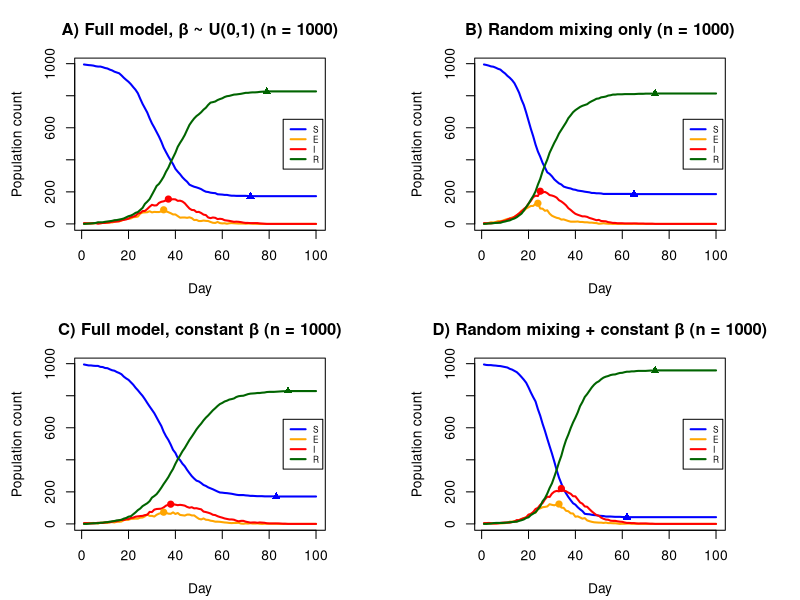

The R script that drew this image:
###########################################################
####proj2 - Group 33 - Extended Statistical Programming ###
#### Group members as below ################################
#### Shuo Li (s2795688), Zhe Zhu (s2841606), Antrea Filippou (s2766374)
#### Contributions as below ################################
#### Shuo Li: get.net; nseir (34%) #########################
#### Zhe Zhu: nseir; plot nseir (33%) ######################
#### Antrea Filippou: h; scenarios (33%) ###################
############################################################

## Code to simulate epidemic dynamics using a social-structured SEIR model.
## The challenge is to extend the basic SEIR model by introducing 
## realistic social structures into how infections spread.
## In the basic SEIR model, people are assumed to infect each other completely at random. 
## Here we assume that people live in households and also have their own regular contact
## networks, reflecting relatively fixed social interactions like households, workplaces, and friend groups.
## Note that n people are uniformly distributed into household of sizes between 1 and hmax=5.
## Mathematically, there are n people each in one of the following four states: 
## Susceptible (S), Exposed (E), Infectious (I), or Recovered (R).
## Transitions between these states occur with the following daily probabilities:
## S → E : as a result of infection by someone in state I. Several ways for a person i in State I to
##   infect a person j in state S:
##   1. Within-household infection occurs with a daily probability αh of person i infecting j.
##   2. Regular contact network based infection occurs with a daily probability αc of i infecting j.
##   3. Random background infection occurs with probability αr * nc * (β_i * β_j) /
##      (mean(β)^2 * (n - 1)), where βi represents 'sociability' (infectiousness) parameter for the ith person
##      and nc is the average number of contacts per person.
## E → I : with daily probability γ (infection incubation rate)
## I → R : with daily probability δ (recovery rate)
## The aim is to investigate how incorporating social structure changes 
## epidemic dynamic compared to purely random mixing.

hmax <- 5  ## use household size maximum to be 5 by default 
n <- 1000  ## our code work with any population sizes, here we test and develop with n=1,000

h <- rep(  ## repeat household IDs
  seq_along(household_sizes <- sample(1:hmax, ceiling(n/mean(1:hmax)), replace = TRUE)),  
## sample from an integer sequence ranging from 1 to hmax =5 to generate a vector 
## representing the household sizes. Repeated selection is allowed in sampling 
## to ensure the uniform distribution of household sizes.
  household_sizes  ## repeat IDs according to household size
)[1:n]  ## trim vector to length n

get.net <- function(beta, h, nc = 15) {  
## function to generate regular contact network
## please note that people in the same household are excluded from such contacts. 
## beta is the n vector of β_i value for each person
## nc is the average number of contacts per person
  n <- length(beta)  ## total number of individuals
  if (n < 2L) return(vector("list", n))  ## return empty list if less than 2 people
  beta_bar <- mean(beta)  ## mean sociability (infectivity) parameter
  constant_factor <- nc / (beta_bar^2 * (n - 1))  ## constant factor for exact pairwise probability: Pr_ij = cst * β_i * β_j.Note: (n-1) because each person can link to n-1 others (excluding themselves)
  alink <- vector("list", n)  ## initialize adjacency list
  
  H_ids <- unique(h)  ## unique household IDs
  HH <- vector("list", length(H_ids))  ## list to hold household members
  names(HH) <- as.character(H_ids)  ## name each list element by household ID
  for (hid in H_ids) {   ## loop over each household
    HH[[as.character(hid)]] <- which(h == hid)  ## store indices of household members
  }
  
  for (i in 1:(n - 1)) {  ## loop over individuals except last
    js <- (i + 1):n   ## potential partners to avoid duplicates
    hid <- h[i]  ## get household ID of i
    hh_members <- HH[[as.character(hid)]]  ## get members of i's household
    js <- setdiff(js, hh_members)  ## exclude same household members 
    if (length(js) == 0) next  ## skip if no partners left
    
    p <- constant_factor * beta[i] * beta[js] ## compute link probabilities
    p[p < 0] <- 0  ## ensure probabilities >= 0
    p[p > 1] <- 1  ## ensure probabilities <= 1
    
    u <- runif(length(js))  ## draw uniform random numbers
    keep <- which(u < p)  ## keep edges where u < probability
    
    if (length(keep)) {  ## if any edges are kept
      neighbours <- js[keep]   ## get connected neighbours indices for i
      alink[[i]] <- c(alink[[i]], neighbours)  ## add neighbours to i's adjacency list
      for (j in neighbours) alink[[j]] <- c(alink[[j]], i) ## symmetrically add i to each neighbor's adjacency list
    }
  }
  
  for (i in seq_len(n)) {  ## loop to clean adjacency list
    if (length(alink[[i]]) > 1)  ## only if person has multiple neighbors
      alink[[i]] <- sort(unique(alink[[i]]))  ## remove duplicates and sort
  }
  
  return(alink) ## return adjacency list
}

nseir <- function(beta, h, alink, ## infection rates, household memberships, and regular contacts
                  alpha = c(0.1, 0.01, 0.01), ## infection (household, network, random)
                  delta = 0.2, ## daily probability of recovery
                  gamma = 0.4, ## daily probability of becoming infectious, incubation probability
                  nc = 15, ## average number of contacts per person
                  nt = 100, ## number of days
                  pinf = 0.005, ## proportion of the initial population to randomly start in the I state 
                  seed = NULL, ## optional RNG seed for reproducibility
                  exact_random = FALSE ## if TRUE compute exact random-product (slower)
) {
## This function simulates an SEIR epidemic model with household, regular contact network and random mixing. 
## It tracks transitions between S, E, I, and R states over nt days for a population with given beta, h, and alink.
## The model includes infection spread through household, regular network, and random contacts 
## with respective strengths alpha, and accounts for daily infection, exposure, and 
## recovery probabilities (gamma, delta). It returns a list containing daily totals 
## of S, E, I, R, and the time vector t.
  if (!is.null(seed)) set.seed(seed) ## set RNG seed if provided
  
  n <- length(beta) ## total number of individuals            
  if (!is.numeric(beta) || n < 1) stop("beta must be a non-empty numeric vector")
  if (length(h) != n) stop("h must be same length as beta")
  if (!is.list(alink) || length(alink) != n) stop("alink must be a list of length n")
  if (!is.numeric(alpha) || length(alpha) < 3) stop("alpha must be numeric length >= 3")
  
  S_CODE <- 1L; E_CODE <- 2L; I_CODE <- 3L; R_CODE <- 4L ## codes for states
  
  state <- rep.int(S_CODE, n) ## initial state: all susceptible
  nI0 <- max(1L, round(pinf * n)) ## compute initial infectious count
  initI <- sample.int(n, size = nI0, replace = FALSE) 
  state[initI] <- I_CODE ## set initial infections      
  
  H_ids <- unique(h) ## unique household IDs
  HH <- vector("list", length(H_ids)) ## initialize household membership list
  names(HH) <- as.character(H_ids) ## name elements by household ID
  for (hid in H_ids) HH[[as.character(hid)]] <- which(h == hid) ## store household members
  
  S_daily <- integer(nt) ## initialize daily susceptible counts
  E_daily <- integer(nt) ## initialize daily exposed counts
  I_daily <- integer(nt) ## initialize daily infectious counts
  R_daily <- integer(nt) ## initialize daily recovered counts
  tvec <- seq_len(nt) ## vector of time steps
  
  beta_bar <- mean(beta) ## mean sociability
  if (beta_bar <= 0) stop("mean(beta) must be positive")
  constant_mix <- alpha[3] * nc / (beta_bar^2 * (n - 1)) ## constant for random mixing
  
  for (tt in tvec) { ## record current counts at day start
    S_daily[tt] <- sum(state == S_CODE)  ## count susceptible individuals
    E_daily[tt] <- sum(state == E_CODE)  ## count exposed individuals
    I_daily[tt] <- sum(state == I_CODE)  ## count infectious individuals
    R_daily[tt] <- sum(state == R_CODE)  ## count recovered individuals
    
    indS <- which(state == S_CODE) ## indices of susceptible individuals
    indE <- which(state == E_CODE) ## indices of exposed individuals
    indI <- which(state == I_CODE) ## indices of infectious individuals
    
    ## Compute S -> E based on day-start infected individuals
    if (length(indS) > 0 && length(indI) > 0) {  ## only if there are both S and I individuals
      I_tab <- table(h[indI])  ## count number of infectious individuals per household
      I_in_S_hh <- as.integer(I_tab[as.character(h[indS])])  ## map infected count to susceptibles’ households
      I_in_S_hh[is.na(I_in_S_hh)] <- 0  ## replace NA with 0 if no infected in that household
      P_avoid_hh <- (1 - alpha[1]) ^ I_in_S_hh  ## probability of avoiding infection from household infected individuals
      
      ## Regular Contact Network
      inf_flag <- logical(n); inf_flag[indI] <- TRUE  ## logical flag vector marking currently infectious individuals
      
      ## extract each susceptible’s list of network contacts
      network_lists <- alink[indS]  ## alink provides adjacency lists for all individuals
      
      ## count the number of infectious contacts for each susceptible individual
      ## vapply is used instead of sapply to enforce integer output and ensure performance
      if (length(network_lists) > 0L) {
        count_I_network <- vapply(network_lists, function(net) {  ## iterate over each susceptible’s contact list
          if (length(net) == 0L) return(0L)  ## if the person has no network contacts, count = 0
          sum(inf_flag[net])  ## count how many of their contacts are infectious
        }, integer(1))
      } else {
        count_I_network <- integer(0)  ## if there are no susceptible individuals, create empty vector
      }
      
      P_avoid_network <- (1 - alpha[2]) ^ count_I_network  ## each infectious contact contributes multiplicatively to infection risk
      
      sum_beta_I <- sum(beta[indI]) ## total infectivity across all infectious individuals
      if (sum_beta_I == 0) {
        P_avoid_rand <- rep(1, length(indS)) ## no infectiousness => avoid prob = 1
      } else {
        if (!exact_random) {
          ## approximation: avoid probability = exp(- constant_mix * beta_j * sum_beta_I)
          P_avoid_rand <- exp(- constant_mix * beta[indS] * sum_beta_I)  ## compute exponential approximation
          P_avoid_rand[P_avoid_rand < 0] <- 0  ## ensure values are not below 0
          P_avoid_rand[P_avoid_rand > 1] <- 1  ## ensure values are not above 1
        } else {
          ## exact calculation: product over all infectious individuals
          P_avoid_rand <- numeric(length(indS)) ## initialize vector
          for (k in seq_along(indS)) {  ## loop through susceptibles
            j <- indS[k]  ## index of the susceptible
            pij <- constant_mix * beta[indI] * beta[j]  ## compute pairwise infection probabilities
            pij[pij > 1] <- 1  ## cap probabilities at 1
            if (any(pij >= 1)) {
              P_avoid_rand[k] <- 0  ## if any p_ij=1, infection is certain
            } else {
              P_avoid_rand[k] <- exp(sum(log1p(-pij)))  ## compute product of (1 - p_ij)
            }
          }
        }
      }
      
      P_avoid_all <- P_avoid_hh * P_avoid_network * P_avoid_rand  ## combine independent avoidance probabilities
      P_infect <- 1 - P_avoid_all  ## overall infection probability for each susceptible
      
      ## perform Bernoulli draws for S->E
      draws_SE <- runif(length(indS)) < P_infect ## random draws for S→E transitions
      newE <- indS[draws_SE] ## susceptibles becoming exposed today
    } else {
      newE <- integer(0) ## no new exposures if no S or no I
    }
    
    ## Compute E -> I (progression)
    if (length(indE) > 0) { ## if there are any exposed individuals today
      draws_EI <- runif(length(indE)) < gamma ## draw a random number to determine if they progress to infectious state
      newI_fromE <- indE[draws_EI] ## select indices of exposed individuals who become infectious today
    } else {
      newI_fromE <- integer(0) ## if no exposed individuals exist, no new infectious individuals will appear
    }
    
    ## Compute I -> R (recoveries)
    if (length(indI) > 0) { ## if there are any infectious individuals today
      draws_IR <- runif(length(indI)) < delta ## draw a random number to determine if they recover today
      newR <- indI[draws_IR] ## select indices of infectious individuals who recover today
    } else {
      newR <- integer(0) ## if no infectious individuals exist, no new recoveries will occur
    }
    
    ## Updates (based on day-start indices)
    ## Please note that updates are based on day-start sets so newly created categories do not act immediately
    if (length(newE) > 0) state[newE] <- E_CODE ## update new exposures
    if (length(newI_fromE) > 0) state[newI_fromE] <- I_CODE ## update new infectious individuals
    if (length(newR) > 0) state[newR] <- R_CODE ## update new recoveries
    ## move to next day
  } 
  
  return(list(S = S_daily, E = E_daily, I = I_daily, R = R_daily, t = tvec)) ## return daily time series (counts at day starts)
}

plot_nseir <- function(sim, main = "SEIR Simulation", n = NULL) {
  ## Plot SEIR dynamics for a single simulation result.
  ## Optionally display sample size n in the title.
  
  stopifnot(all(c("S","E","I","R","t") %in% names(sim)))  ## Ensure input has all SEIR components
  mat <- cbind(S = sim$S, E = sim$E, I = sim$I, R = sim$R)  ## Combine S, E, I, R into a single matrix for plotting
  
  op <- par(mar = c(4.2, 4.5, 3.5, 4.5))  ## Set plot margins (bottom, left, top, right)
  on.exit(par(op))  ## Restore previous plotting parameters after execution
  
  cols <- c("blue", "orange", "red", "darkgreen")  ## Define colors for S, E, I, R curves
  matplot(sim$t, mat, type = "l", lwd = 2, col = cols, lty = 1,  ## Draw all four trajectories
          xlab = "Day", ylab = "Population count",  ## Label axes
          main = if (!is.null(n)) paste0(main, " (n = ", n, ")") else main)  ## Add n to title if given
  
  legend("right", inset = 0.01, lwd = 2, col = cols, lty = 1,  ## Add legend to distinguish S/E/I/R
         legend = c("S","E","I","R"), bg = "white", cex = 0.6)  ## Set legend style and font size
  
  peaks <- list(
    E = c(x = sim$t[which.max(sim$E)], y = max(sim$E)),  ## Find peak time and value for Exposed
    I = c(x = sim$t[which.max(sim$I)], y = max(sim$I)),  ## Find peak time and value for Infectious
    S = c(x = sim$t[which.min(sim$S)], y = min(sim$S)),  ## Find minimum time and value for Susceptible
    R = c(x = sim$t[which.max(sim$R)], y = max(sim$R))   ## Find maximum time and value for Recovered
  )
  
  points(peaks$E["x"], peaks$E["y"], pch = 19, col = cols[2])  ## Mark E peak point
  points(peaks$I["x"], peaks$I["y"], pch = 19, col = cols[3])  ## Mark I peak point
  points(peaks$S["x"], peaks$S["y"], pch = 17, col = cols[1])  ## Mark S minimum point
  points(peaks$R["x"], peaks$R["y"], pch = 17, col = cols[4])  ## Mark R maximum point
  
  return(peaks) ## Return coordinates for later analysis or printing
}

run_four_scenarios <- function(n = 1000, nt = 100, hmax = 5, nc = 15,
                               alpha_full = c(0.1, 0.01, 0.01),
                               alpha_random_only = c(0, 0, 0.04),
                               delta = 0.2, gamma = 0.4, pinf = 0.005) {
  ## Compare four different epidemic dynamics setups.
  ## A) Full model, β ~ U(0,1)
  ## B) Random mixing only (αh = αc = 0, αr = 0.04)
  ## C) Full model with constant β = mean(β)
  ## D) Random mixing + constant β
  ## Note: Random seed should be set before calling this function for reproducibility.
  
  betaA <- runif(n, 0, 1)  ## Generate n random transmission rates β uniformly distributed on [0,1]
  household_sizes <- sample(1:hmax, ceiling(n / mean(1:hmax)), replace = TRUE)  ## Random household sizes
  h <- rep(seq_along(household_sizes), household_sizes)[1:n]  ## Assign individuals to households
  alink <- get.net(betaA, nc = nc, h = h)  ## Generate contact network based on β and household structure
  
  simA <- nseir(betaA, h, alink,
                alpha = alpha_full, delta = delta, gamma = gamma,
                nc = nc, nt = nt, pinf = pinf) ## Full SEIR model with heterogeneous β 

  simB <- nseir(betaA, h, alink,
                alpha = alpha_random_only, delta = delta, gamma = gamma,
                nc = nc, nt = nt, pinf = pinf) ## Random mixing only (no structured contacts)
  
  betaC <- rep(mean(betaA), n)  ## Use constant β equal to mean of βA for scenarios C and D
  alinkC <- get.net(betaC, nc = nc, h = h)  ## Generate new contact network with constant β
  
  simC <- nseir(betaC, h, alinkC,
                alpha = alpha_full, delta = delta, gamma = gamma,
                nc = nc, nt = nt, pinf = pinf) ## Full SEIR with constant β
  
  simD <- nseir(betaC, h, alinkC,
                alpha = alpha_random_only, delta = delta, gamma = gamma,
                nc = nc, nt = nt, pinf = pinf)  ## Random mixing + constant β
  
  op <- par(mfrow = c(2, 2), mar = c(4.2, 4.5, 3.5, 4.5))  ## Set 2×2 plotting layout
  on.exit(par(op), add = TRUE)  ## Ensure graphics layout is restored afterward
  
  to_df <- function(peaks) round(as.data.frame(do.call(rbind, peaks)), 2)  ## Convert list to rounded data frame
  
  cat("\n===== Scenario A: Full model, β ~ U(0,1) =====\n")  ## Print header
  peaksA <- plot_nseir(simA, main = "A) Full model, β ~ U(0,1)", n = n)  ## Plot result
  print(to_df(peaksA))  ## Print peak coordinates below plot
  
  cat("\n===== Scenario B: Random mixing only (αh=αc=0, αr=0.04) =====\n")  ## Print header
  peaksB <- plot_nseir(simB, main = "B) Random mixing only", n = n)  ## Plot result
  print(to_df(peaksB))  ## Print coordinates
  
  cat("\n===== Scenario C: Full model, constant β =====\n")  ## Print header
  peaksC <- plot_nseir(simC, main = "C) Full model, constant β", n = n)  ## Plot result
  print(to_df(peaksC))  ## Print coordinates

  cat("\n===== Scenario D: Random mixing + constant β =====\n")  ## Print header
  peaksD <- plot_nseir(simD, main = "D) Random mixing + constant β", n = n)  ## Plot result
  print(to_df(peaksD))  ## Print coordinates
  
  invisible(list(A = simA, B = simB, C = simC, D = simD,
                 peaks = list(A = peaksA, B = peaksB, C = peaksC, D = peaksD)))## Return all results and peak data invisibly
}



set.seed(42)  ## Set a fixed random seed for reproducibility
res <- run_four_scenarios()  ## Run the four simulation scenarios

## Brief commentary:
## By comparing Figure A and Figure B, when the household and regular contact network structure are removed, 
##    random mixing leads to a faster and wider spread of infection, resulting in a higher short-term epidemic peak.
## By comparing Figure A and Figure C, smaller final size when heterogeneity in beta is present,
##    consistent with the notes -- variability and clustering suppress spread.
